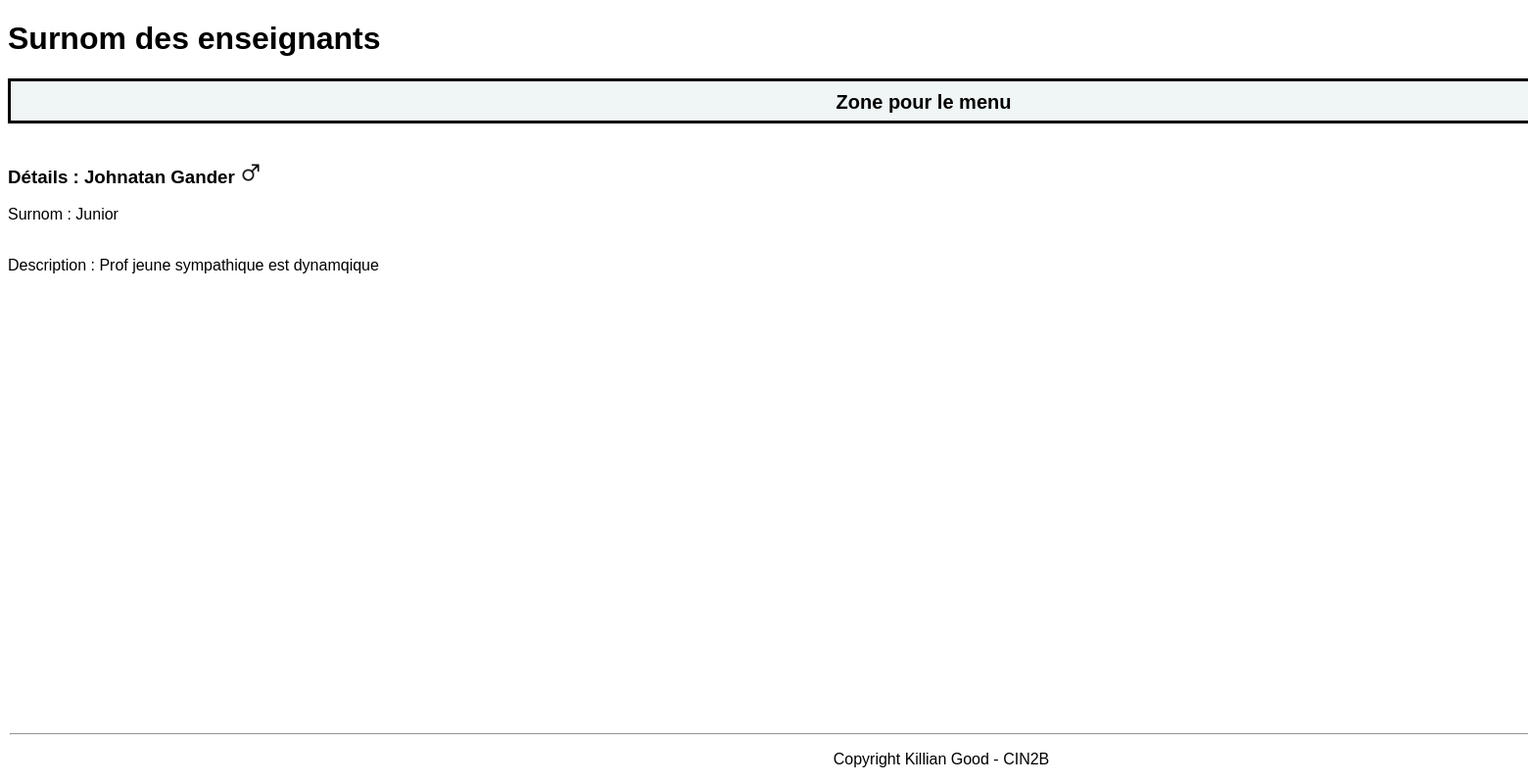
/Code/php/detail.php?idTeacher=8, run on an earlier commit of the app's database.
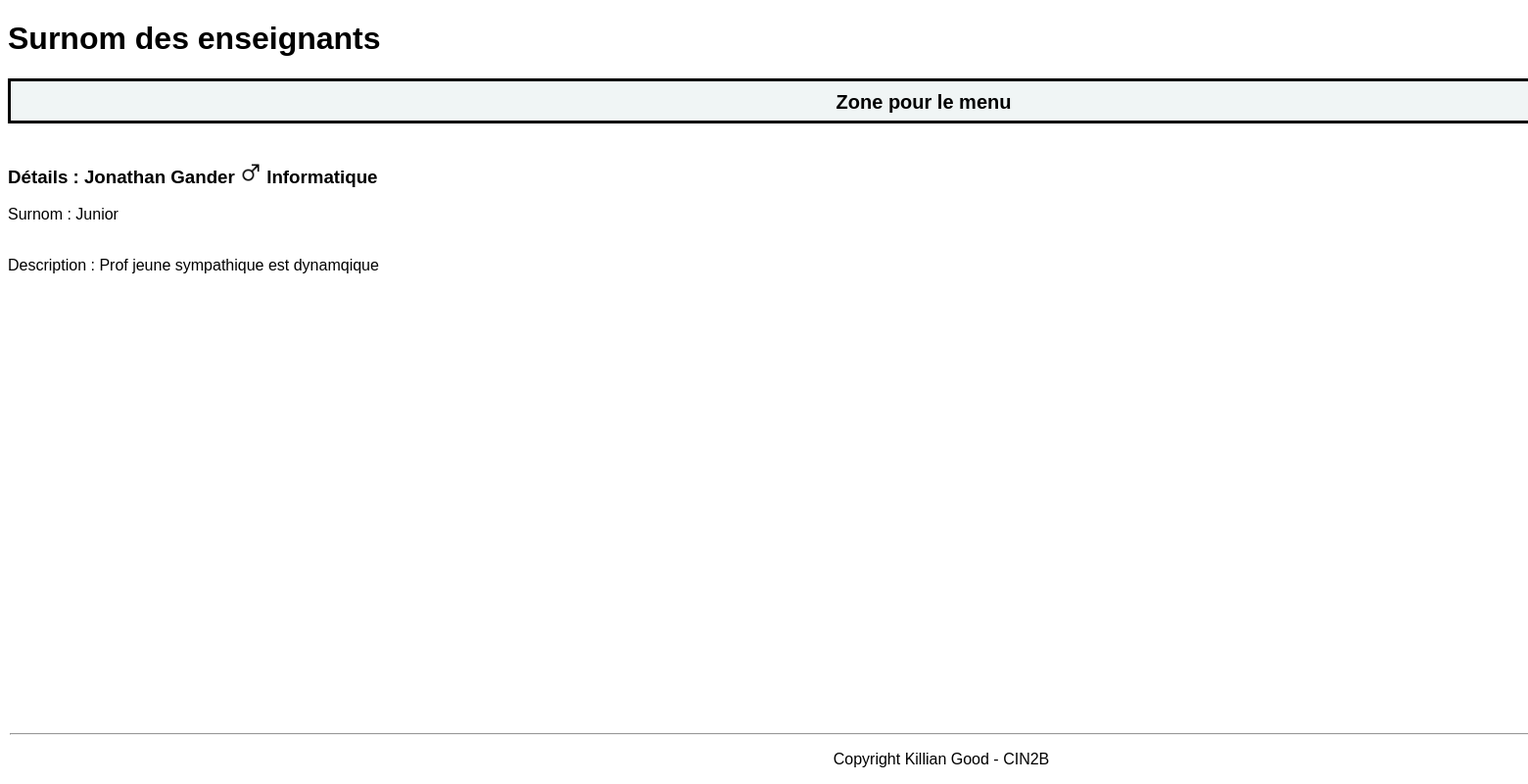
And on a later commit of the database.
### tables this page shows
CREATE TABLE t_teacher(
	idTeacher int AUTO_INCREMENT PRIMARY KEY,
	teaFirstname varchar(50) NOT NULL,
	teaName varchar(50) NOT NULL,
	teaGender char(1) NOT NULL,
	teaNickname varchar(100) NOT NULL,
	teaOrigin varchar(255) NOT NULL);

CREATE TABLE t_section(
	idSection int AUTO_INCREMENT PRIMARY KEY,
	secName varchar(30) NOT NULL);

### Code/php/Database.php (called while the page is built, shortened)
<?php
 class Database {
    private $connector;
    public function __construct(){
    try{
        $this->connector = new PDO("mysql:host=localhost;dbname=db_nickname_kilgood;charset=utf8", "dbNicknameUser", "grp2B_21");
        }catch(PDOException $e){
            die("<h1>Impossible de se connecter à la base de données</h1> erreur :". $e->getMessage());
        }
    }
    private function querySimpleExecute($query){
        $req = $this->connector->query($query);
        return $req;
    }
    private function formatData($req){
        $results = $req->fetchALL(PDO::FETCH_ASSOC);
        return $results;
    }
    public function getOneTeacher(){
        $query = "SELECT * FROM t_teacher WHERE idTeacher =" . $_GET["idTeacher"];
        $reqExecuted = $this->querySimpleExecute($query);
        $results = $this->formatData($reqExecuted);
        return $results;
    }
    public function getAllSections(){
        $query = 'SELECT * FROM t_teaches JOIN t_teacher ON t_teaches.fkteacher = t_teacher.idTeacher JOIN t_section ON t_teaches.fksection = t_section.idSection';
        $reqExecuted = $this->querySimpleExecute($query);
        $results = $this->formatData($reqExecuted);
        return $results;
    }
 }
?>

### Code/php/detail.php (the view, shortened to what this page needs)
<?php
require "database.php";
$db = new Database();
$oneTeachers = $db->getOneTeacher();
$sections = $db->getAllSections();
?>
<!DOCTYPE html>
<html lang="fr">
    <head>
        <link href="../css/style.css" rel="stylesheet" type="text/css" />
    </head>
    <body>
        <h1>Surnom des enseignants</h1>
        <a href="#" class="button">Zone pour le menu</a>
        <?php foreach($oneTeachers as $oneTeacher): ?><?php
            if($oneTeacher["teaGender"] == "M") {
                $Gender = '<img src="../../icons/maleGender.png" width"22px" height="22px" alt="icons">';
            }
            else
            {
                $Gender = '<img src="../../icons/femaleGender.png" width"22px" height="22px" alt="icons">';
            }
            ?>
        <?php foreach($sections as $section) {} ?>
        <h3> Détails : <?= $oneTeacher["teaFirstname"] . " " . $oneTeacher["teaName"]  . " " . $Gender . " " . $section["secName"]?></h3>
        <p>Surnom :  <?= $oneTeacher["teaNickname"] ?></p>
        <p><br>Description :  <?= $oneTeacher["teaOrigin"]  ?></p>
         <?php endforeach; ?>
    </body>
    <footer>
        <hr style="width:1900px;text-align:left;margin-left:0">
            <p>Copyright Killian Good - CIN2B</p>
    </footer>
</html>

### Code/css/style.css (style rules this page uses)
html { font-family: Arial, Helvetica, sans-serif; }
.button { background-color: #f0f5f5; border: none; color: black; padding: 15px 32px; padding-top: 10px; text-align: center; display: inline-block; width: 1800px; height: 15px; font-weight: bold; text-decoration: none; border-style: solid; font-size: 20px; }
footer { position: fixed; left: 0; bottom: 0; text-align: fixed; text-align: center; padding-left: 10px; padding-right: 10px; }
img { padding-top: 20px; }

What changed in the data, as far as the page shows it:
changed t_teacher "Gander": teaFirstname "Johnatan" → "Jonathan"
now on this page (row unchanged): t_section: secName "Informatique"
